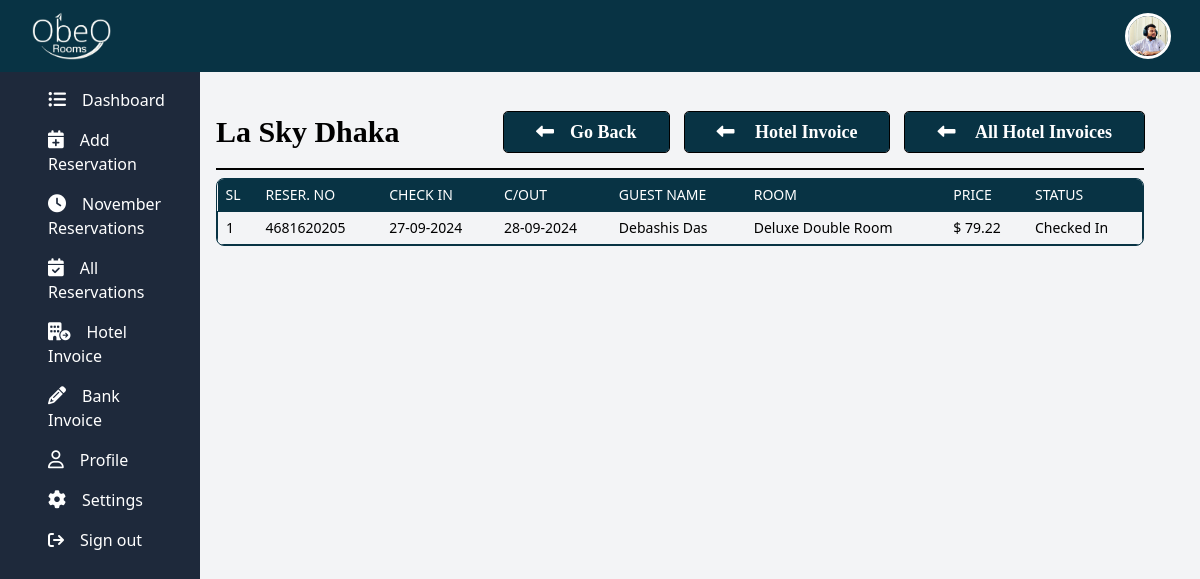
Screenshot of /dashboard/viewCheckedInAvailbleInvoice.php?hotel=La Sky Dhaka (signed in) with the database file from the repository.
### tables this page shows
CREATE TABLE `reservation` (
  `id` int(11) NOT NULL,
  `type` varchar(255) NOT NULL,
  `submitted_by` varchar(255) NOT NULL,
  `reservation_number` varchar(100) NOT NULL,
  `status` varchar(255) DEFAULT NULL,
  `check_in` text NOT NULL,
  `check_out` text NOT NULL,
  `booking_date` text NOT NULL,
  `hotel` varchar(100) NOT NULL,
  `guest` varchar(100) NOT NULL,
  `room` varchar(200) DEFAULT NULL,
  `total_room` varchar(20) NOT NULL,
  `night` varchar(20) NOT NULL,
  `price` varchar(20) NOT NULL,
  `currency` varchar(20) NOT NULL,
  `rate` varchar(100) NOT NULL,
  `advance` varchar(100) NOT NULL,
  `advance_currency` varchar(20) NOT NULL,
  `source` varchar(100) NOT NULL,
  `payment_method` varchar(100) NOT NULL,
  `phone` varchar(100) NOT NULL,
  `comment` varchar(400) NOT NULL,
  `admin_comment` varchar(255) DEFAULT NULL,
  `created_at` timestamp NOT NULL DEFAULT current_timestamp(),
  `updated_at` timestamp NOT NULL DEFAULT current_timestamp() ON UPDATE current_timestamp(),
  `room_1` varchar(255) DEFAULT NULL,
  `total_1_room` varchar(255) DEFAULT NULL,
  `night_1` varchar(255) DEFAULT NULL,
  `room_1_price` varchar(255) DEFAULT NULL,
  `room_2` varchar(255) DEFAULT NULL,
  `total_2_room` varchar(255) DEFAULT NULL,
  `night_2` varchar(255) DEFAULT NULL,
  `room_2_price` varchar(255) DEFAULT NULL,
  `room_3` varchar(255) DEFAULT NULL,
  `total_3_room` varchar(255) DEFAULT NULL,
  `night_3` varchar(255) DEFAULT NULL,
  `room_3_price` varchar(255) DEFAULT NULL,
  `room_4` varchar(255) DEFAULT NULL,
  `total_4_room` varchar(255) DEFAULT NULL,
  `night_4` varchar(255) DEFAULT NULL,
  `room_4_price` varchar(255) DEFAULT NULL,
  `room_5` varchar(255) DEFAULT NULL,
  `total_5_room` varchar(255) DEFAULT NULL,
  `night_5` varchar(255) DEFAULT NULL,
  `room_5_price` varchar(255) DEFAULT NULL,
  `room_6` varchar(255) DEFAULT NULL,
  `total_6_room` varchar(255) DEFAULT NULL,
  `night_6` varchar(255) DEFAULT NULL,
  `room_6_price` varchar(255) DEFAULT NULL,
  `room_7` varchar(255) DEFAULT NULL,
  `total_7_room` varchar(255) DEFAULT NULL,
  `night_7` varchar(255) DEFAULT NULL,
  `room_7_price` varchar(255) DEFAULT NULL,
  `room_8` varchar(255) DEFAULT NULL,
  `total_8_room` varchar(255) DEFAULT NULL,
  `night_8` varchar(255) DEFAULT NULL,
  `room_8_price` varchar(255) DEFAULT NULL,
  `room_9` varchar(255) DEFAULT NULL,
  `total_9_room` varchar(255) DEFAULT NULL,
  `night_9` varchar(255) DEFAULT NULL,
  `room_9_price` varchar(255) DEFAULT NULL,
  `room_10` varchar(255) DEFAULT NULL,
  `total_10_room` varchar(255) DEFAULT NULL,
  `night_10` varchar(255) DEFAULT NULL,
  `room_10_price` varchar(255) DEFAULT NULL
);

### function/search_authentication.php (called while the page is built, shortened)
<?php
function getReservationsByHotelName($hotel) {
    $db_connect = db_connect();
    $sql_query = "SELECT * FROM reservation WHERE hotel = ? AND status = 'checked In'";
    $stmt = mysqli_prepare($db_connect, $sql_query);
    mysqli_stmt_bind_param($stmt, 's', $hotel);
    mysqli_stmt_execute($stmt);
    $result = mysqli_stmt_get_result($stmt);
    return $result;
}
?>

### dashboard/viewCheckedInAvailbleInvoice.php (the view, shortened to what this page needs)
<?php
    include('dashboard-header.php');
    include('../function/search_authentication.php');
    $hotel_headline = '';
    if (isset($_GET['hotel'])) {
        $hotel = $_GET['hotel'];
        $reservations = getReservationsByHotelName($hotel);
        if (mysqli_num_rows($reservations) > 0) {
            $first_reservation = mysqli_fetch_assoc($reservations);
            $hotel_headline = $first_reservation['hotel'];
            mysqli_data_seek($reservations, 0);
        }
    } else {
        echo "<h3 class='font-serif text-black'>No Hotel Selected</h3>";
    }
?>
<div class="flex">
    <?php include('dashboard-sidebar.php');?>
    <div class="w-4/5 p-4">
        <div class="container mx-auto pt-24">
        <div class="flex justify-between items-center mb-4">
            <h1 class="text-3xl font-bold  font-serif capitalize">
                <?php
                        echo $hotel_headline;
                ?>
            </h1>
            <div class="flex justify-center items-center gap-x-4">
                <a href="createHotelInvoice.php" class="bg-cyan-950 hover:bg-slate-800 text-white transition duration-700 ease-in-out font-serif text-lg font-semibold px-8 py-1.5 rounded outline outline-1 outline-black">
                    <i class="fa-solid fa-long-arrow-alt-left me-4"></i>Go Back
                </a>
                <a href="hotelInvoice.php" class="bg-cyan-950 hover:bg-slate-800 text-white transition duration-700 ease-in-out font-serif text-lg font-semibold px-8 py-1.5 rounded outline outline-1 outline-black">
                    <i class="fa-solid fa-long-arrow-alt-left me-4"></i> Hotel Invoice
                </a>
                <a href="allHotelInvoice.php" class="bg-cyan-950 hover:bg-slate-800 text-white transition duration-700 ease-in-out font-serif text-lg font-semibold px-8 py-1.5 rounded outline outline-1 outline-black">
                    <i class="fa-solid fa-long-arrow-alt-left me-4"></i> All Hotel Invoices
                </a>
            </div>
        </div>
            <hr class="border border-black">
                <div class="flex flex-col mt-2">
                    <div class="-m-1.5 ">
                        <div class="p-1.5 w-full inline-block align-middle">
                            <div class="border border-cyan-950 rounded-lg overflow-hidden">
                            <table class="w-full ">
                                    <thead class="bg-cyan-950">
                                        <tr>
                                            <th scope="col" class="px-2 py-1.5 text-start text-sm font-medium text-white uppercase ">SL</th>
                                            <th scope="col" class="px-2 py-1.5 text-start text-sm font-medium text-white uppercase ">Reser. No</th>
                                            <th scope="col" class="px-2 py-1.5 text-start text-sm font-medium text-white uppercase ">check In</th>
                                            <th scope="col" class="px-2 py-1.5 text-start text-sm font-medium text-white uppercase ">C/out</th>
                                            <th scope="col" class="px-2 py-1.5 text-start text-sm font-medium text-white uppercase ">Guest Name</th>
                                            <th scope="col" class="px-2 py-1.5 text-start text-sm font-medium text-white uppercase ">Room</th>
                                            <th scope="col" class="px-2 py-1.5 text-start text-sm font-medium text-white uppercase ">Price</th>
                                            <th scope="col" class="px-2 py-1.5 text-start text-sm font-medium text-white uppercase ">Status</th>
                                        </tr>
                                    </thead>
                                    <tbody class="divide-y divide-cyan-950 ">
                                            <?php
                                                if(mysqli_num_rows($reservations)>0){
                                                    $i=1;
                                                    while($row = mysqli_fetch_assoc($reservations)){
                                            ?>
                                            <tr class="border border-cyan-950">
                                                <td class="px-2 py-1.5 whitespace-nowrap text-sm font-medium text-black"><?php echo $i++;?></td>
                                                <td class="px-2 py-1.5 whitespace-nowrap text-sm font-medium text-black"><?php echo $row['reservation_number'];?></td>
                                                <td class="px-2 py-1.5 whitespace-nowrap text-sm font-medium text-black"><?php echo $row['check_in'];?></td>
                                                <td class="px-2 py-1.5 whitespace-nowrap text-sm font-medium text-black"><?php echo $row['check_out'];?></td>
                                                <td class="px-2 py-1.5 whitespace-nowrap text-sm font-medium text-black"><?php echo $row['guest'];?></td>
                                                <td class="px-2 py-1.5 whitespace-nowrap text-sm font-medium text-black"><?php echo $row['room']??'Multiple Type Room';?></td>
                                                <td class="px-2 py-1.5 whitespace-nowrap text-sm font-medium text-black"><?php echo ($row['currency']=='USD'?'$':'Tk').' '.$row['price'];?></td>
                                                <td class="px-2 py-1.5 whitespace-nowrap text-sm font-medium text-black"><?php echo $row['status'];?></td>
                                            </tr>
                                            <?php
                                                    }
                                                }
                                            ?>
                                    </tbody>
                                </table>
                            </div>
                        </div>
                    </div>
                </div>
        </div>
    </div>
</div>
<?php include('dashboard-footer.php'); ?>

### rows the page displays
reservation: hotel "La Sky Dhaka", reservation_number "4681620205", check_in "27-09-2024", check_out "28-09-2024", guest "Debashis Das", room "Deluxe Double Room", price "79.22", status "Checked In"

### other values shown
$item "Dashboard"
$item "Add Reservation"
$item "November Reservations"
$item "All Reservations"
$item "Hotel Invoice"
$item "Bank Invoice"
$item "Profile"
$item "Settings"
